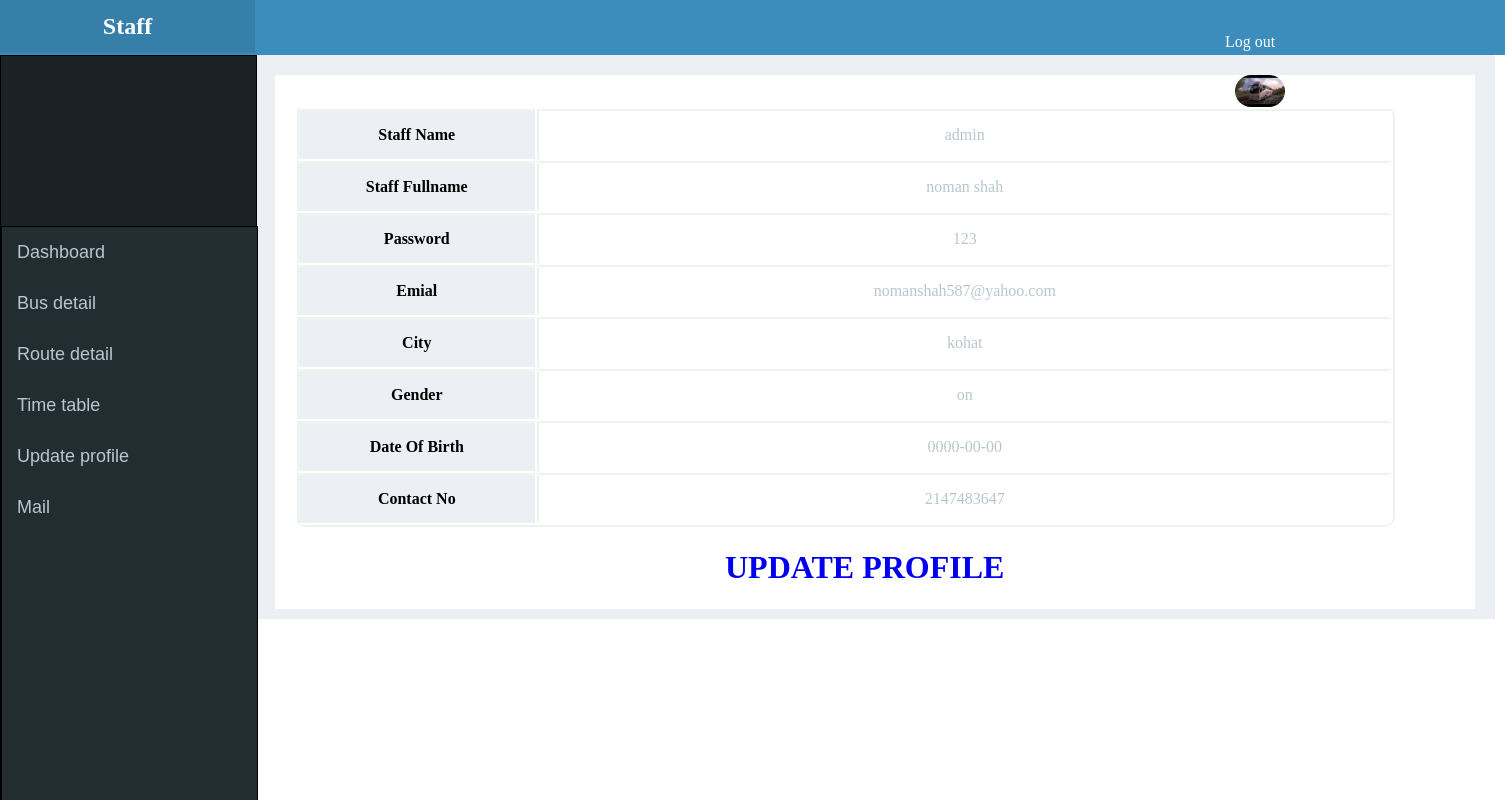
The page /staff/staff.php (signed in) on the database its author committed.
### tables this page shows
CREATE TABLE IF NOT EXISTS `user_tbl` (
  `user_id` int(11) NOT NULL,
  `user_name` varchar(255) NOT NULL,
  `user_fullname` varchar(255) NOT NULL,
  `password` varchar(255) NOT NULL,
  `user_type` varchar(255) NOT NULL,
  `status` varchar(255) NOT NULL,
  `user_photo` varchar(255) NOT NULL,
  `email` varchar(255) NOT NULL,
  `city` varchar(255) NOT NULL,
  `gender` varchar(255) NOT NULL,
  `date_birth` date NOT NULL,
  `contact_no` int(255) NOT NULL
);

### admin/classes/general.class.php (called while the page is built, shortened)
	<?php
class general
{
function get_user_info_by_id($id)
{
		$conn = mysqli_connect(HOST,USER,PASS,DB);
		$query = "SELECT * FROM user_tbl  where user_id = '".$id."' ";
		$sql = mysqli_query($conn,$query);
		$row = mysqli_fetch_array($sql);
		return $row;
}
}
?>

### staff/staff.php (the view, shortened to what this page needs)
<html>
<link rel="stylesheet" href="css/style.css">
<body>
<?php include(STAFF_PATH.'include/header.php'); ?>
<?php include(STAFF_PATH.'include/sidbar.php'); ?>
<?php
$gen = new general;
	$user_profile_info = $gen->get_user_info_by_id($_SESSION['webapp']['user']['user_id']);
?>
	<htlm>
<head>
<link rel="stylesheet" href="css/style.css">
</head>
<body>
<div class="main_body">
<div class="main_inner">
<div class="form_insert">
<img src="image/<?php echo $user_profile_info['user_photo']; ?>" style="max-width:50px;float:right;margin-right:10px;border-radius:50px;">
<table style="border-bottom:2px solid #ECF5ED;border-right:2px solid #ECF5ED; width:1100px;margin:0 auto;border-radius:10px;">
	<tr>
	<th style="background-color:#ECF0F5;height:50px;width:150px;border-color:#ECF5ED;">Staff Name</th>
		<td style="color:#B8C7CE;background-color:#FFFFFF;height:50px;width:550px;border-color:#ECF5ED;"><?php  echo $user_profile_info['user_name'] ?></td>
		</tr>
		<tr>
<th style="background-color:#ECF0F5;height:50px;width:150px;border-color:#ECF5ED;">	Staff Fullname</th>
		<td style="color:#B8C7CE;background-color:#FFFFFF;height:50px;width:550px;border-color:#ECF5ED;"><?php echo $user_profile_info['user_fullname'] ?> </td>
	</tr>
		<tr>
	<th style="background-color:#ECF0F5;height:50px;width:150px;border-color:#ECF5ED;">Password</th>
	<td style="color:#B8C7CE;background-color:#FFFFFF;height:50px;width:550px;border-color:#ECF5ED;">	<?php echo $user_profile_info['password'] ?> </td>
	</tr>
	<tr>
		<th style="background-color:#ECF0F5;height:50px;width:150px;border-color:#ECF5ED;">Emial</th>
	<td style="color:#B8C7CE;background-color:#FFFFFF;height:50px;width:550px;border-color:#ECF5ED;"><?php echo $user_profile_info['email'] ?> </td>
	</tr>
		<tr>
		<th style="background-color:#ECF0F5;height:50px;width:150px;border-color:#ECF5ED;">City</th>
	<td style="color:#B8C7CE;background-color:#FFFFFF;height:50px;width:550px;border-color:#ECF5ED;"><?php echo $user_profile_info['city'] ?></td>
	</tr>
	<tr>
		<th style="background-color:#ECF0F5;height:50px;width:150px;border-color:#ECF5ED;">Gender</th>
	<td style="color:#B8C7CE;background-color:#FFFFFF;height:50px;width:550px;border-color:#ECF5ED;"><?php echo $user_profile_info['gender'] ?> </td>
	</tr>
	<tr>
		<th style="background-color:#ECF0F5;height:50px;width:150px;border-color:#ECF5ED;">Date Of Birth</th>
	<td style="color:#B8C7CE;background-color:#FFFFFF;height:50px;width:550px;border-color:#ECF5ED;"><?php echo $user_profile_info['date_birth'] ?></td>
	</tr>
	<tr>
		<th style="background-color:#ECF0F5;height:50px;width:150px;border-color:#ECF5ED;">Contact No</th>
		<td style="color:#B8C7CE;background-color:#FFFFFF;height:50px;width:550px;border-color:#ECF5ED;">	<?php echo $user_profile_info['contact_no'] ?> </td>
	</tr>
	</table>
	</div>
	<div style="width:300px; height:60px;margin:0 auto;">
		<a href="<?php echo  MANAGER_URL.'edit.php?user_id='.$_SESSION['webapp']['user']['user_id'] ?>" style="text-decoration:none;"><h1>UPDATE PROFILE</h1></a>
   </div>
 </div>
</div>
</body>
</html>

### staff/css/style.css (style rules this page uses)
body { padding:0 auto; margin:0 auto; }
.main_body { width:1240px; height:auto; background-color:#ECF0F5; padding-bottom:10px; margin-left:255px; margin-top:55px; float:left; }
.main_inner { width:1200px; height:auto; background-color:#FFFFFF; margin-left:20px; margin-top:20px; }
.form_insert { width:1000px; height:auto; margin-left:20px; }

### staff/staff.php (style rules this page uses)
table tr td { text-align:center;border-top:2px solid #ECF5ED;border-left:2px solid #ECF5ED;background-color:#FFFFFF; }
table tr th { text-align:center;border-top:2px solid #000;border-left:2px solid #000;background-color:#FFFFFF; }

### rows shown on the page
user_tbl: user_photo (picture), user_name "admin", user_fullname "noman shah", password "123", email "nomanshah587@yahoo.com", city "kohat", gender "on", date_birth "0000-00-00", contact_no "2147483647"
